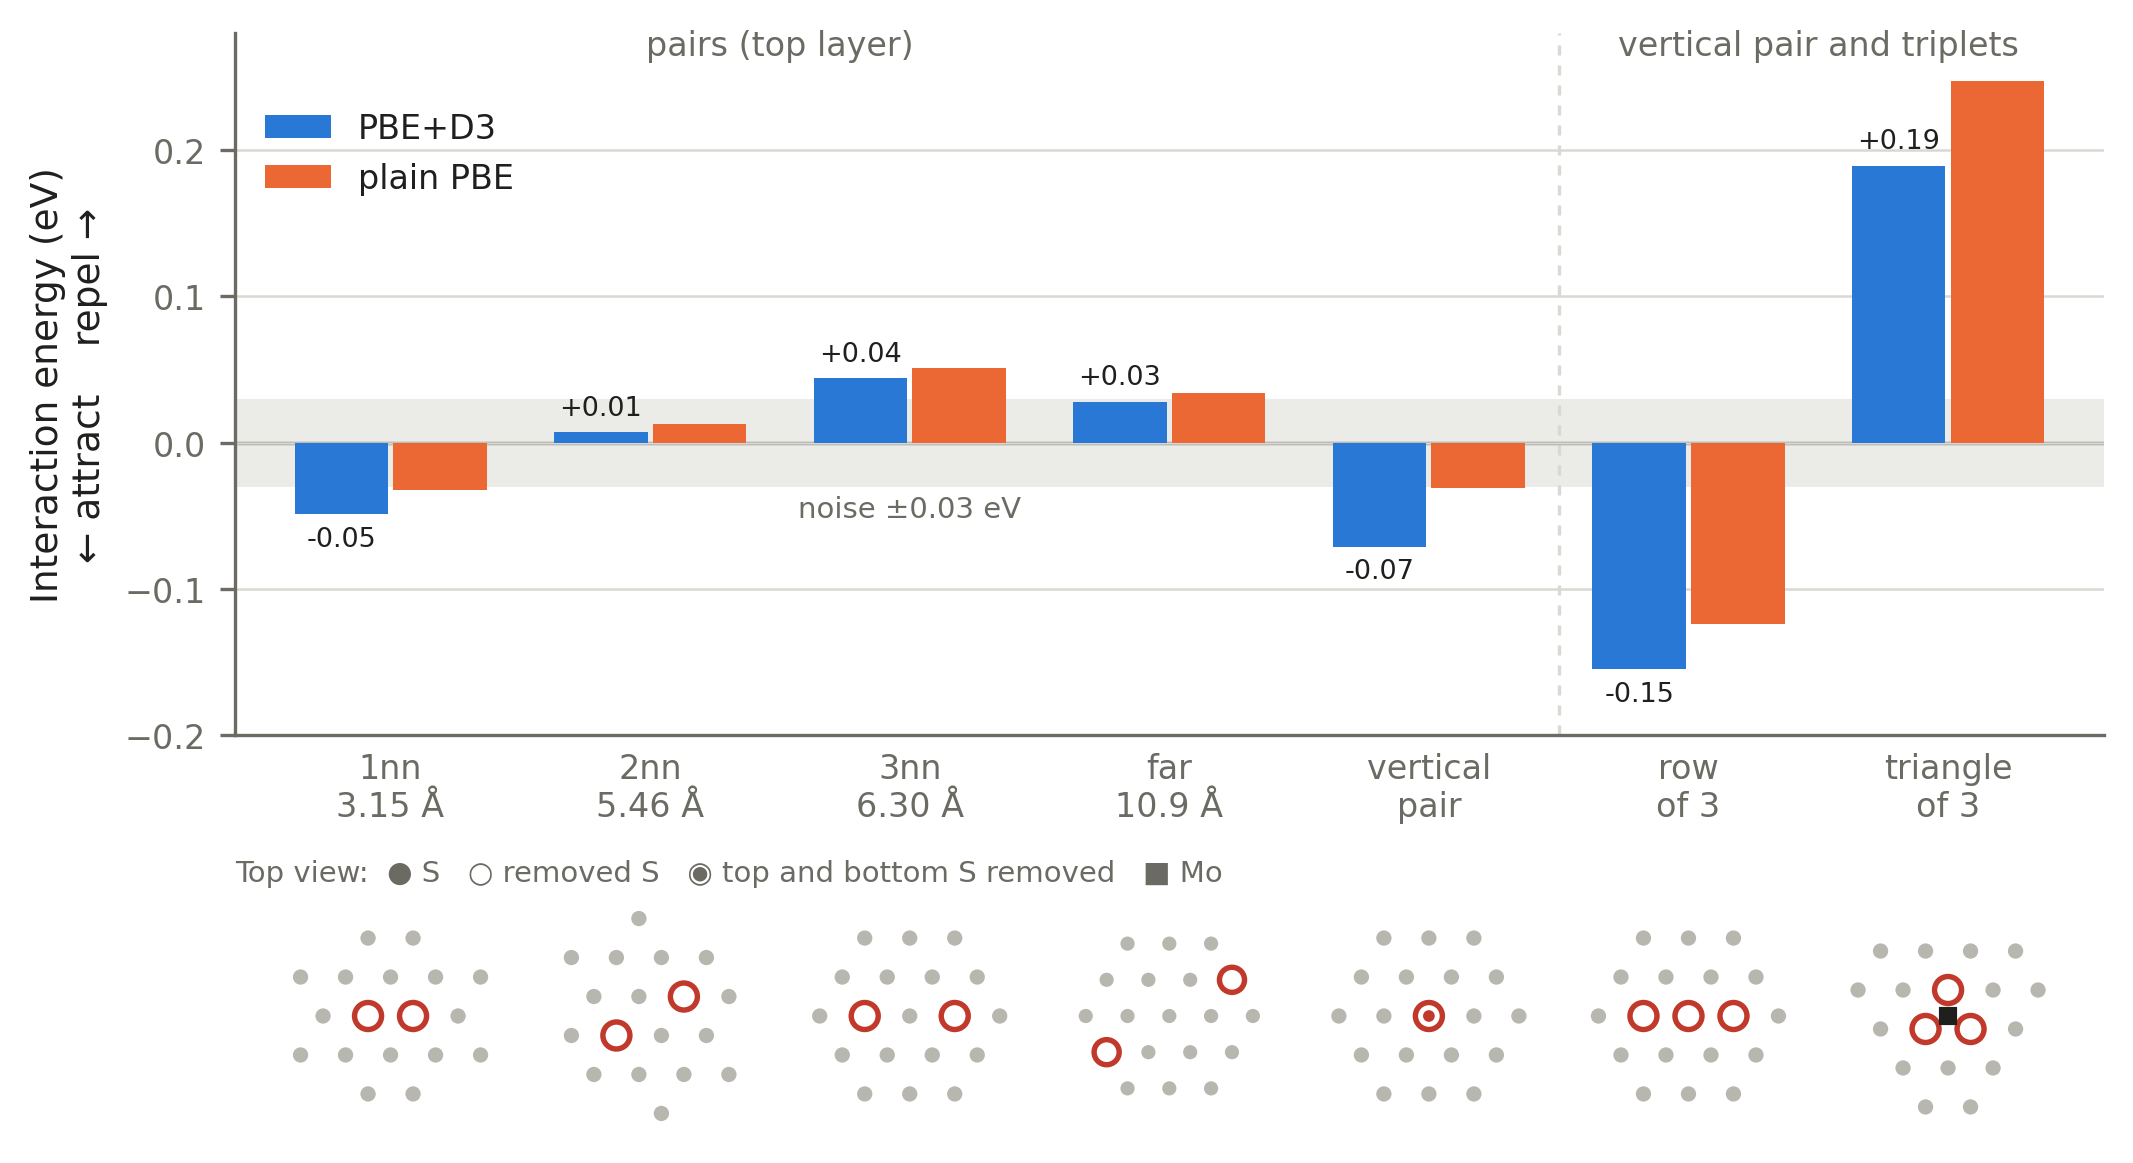

Here is the Python script that generated this plot:
"""Step 04 figure: vacancy interaction energy per structure, with a top-view sketch under each bar.
Run:  python3 assets/fig_step04_vacancy_interaction.py   (writes assets/fig_step04_vacancy_interaction.png)"""
import math, os
import matplotlib.pyplot as plt
from matplotlib.patches import Circle
import plotstyle as ps
ps.apply()
HERE = os.path.dirname(os.path.abspath(__file__))

r3 = math.sqrt(3)
# (label, E_int PBE+D3, E_int plain PBE, vacancy offsets in units of a, vertical?, Mo marker)
DATA = [
    ("1nn\n3.15 Å",   -0.049, -0.032, [(0, 0), (1, 0)],              False, None),
    ("2nn\n5.46 Å",   +0.007, +0.013, [(0, 0), (1.5, r3 / 2)],       False, None),
    ("3nn\n6.30 Å",   +0.044, +0.051, [(0, 0), (2, 0)],              False, None),
    ("far\n10.9 Å",   +0.028, +0.034, [(0, 0), (3, r3)],             False, None),
    ("vertical\npair", -0.071, -0.031, [(0, 0)],                     True,  None),
    ("row\nof 3",     -0.155, -0.124, [(0, 0), (1, 0), (2, 0)],      False, None),
    ("triangle\nof 3", +0.189, +0.247, [(0, 0), (1, 0), (0.5, r3 / 2)], False, (0.5, r3 / 6)),
]
NOISE = 0.03

fig = plt.figure(figsize=(7.0, 3.9))
ax = fig.add_axes([0.09, 0.36, 0.89, 0.60])
n = len(DATA); w = 0.36
ax.axhspan(-NOISE, NOISE, color=ps.GRID, alpha=0.5, lw=0, zorder=0)
ax.text(2.0, -NOISE - 0.006, "noise ±0.03 eV", ha="center", va="top", fontsize=7, color=ps.MUTED)
ax.axhline(0, color=ps.MUTED, lw=0.8, zorder=1)
for i, (_, d3, pbe, *_r) in enumerate(DATA):
    ax.bar(i - w / 2 - 0.01, d3, w, color=ps.D3, zorder=2, label="PBE+D3" if i == 0 else None)
    ax.bar(i + w / 2 + 0.01, pbe, w, color=ps.PBE, zorder=2, label="plain PBE" if i == 0 else None)
    ax.text(i - w / 2 - 0.01, d3 + (0.008 if d3 >= 0 else -0.008), "%+.2f" % d3, ha="center",
            va="bottom" if d3 >= 0 else "top", fontsize=6.5, color=ps.INK)
ax.set_xlim(-0.6, n - 0.4); ax.set_ylim(-0.20, 0.28)
ax.set_xticks(range(n)); ax.set_xticklabels([d[0] for d in DATA])
ax.tick_params(axis="x", length=0, pad=4)
ax.set_ylabel("Interaction energy (eV)\n← attract    repel →")
ax.axvline(4.5, color=ps.GRID, lw=0.8, ls=(0, (3, 3)), zorder=0)
ax.text(1.5, 0.265, "pairs (top layer)", ha="center", fontsize=8, color=ps.MUTED)
ax.text(5.5, 0.265, "vertical pair and triplets", ha="center", fontsize=8, color=ps.MUTED)
ax.legend(loc="upper left", frameon=False, bbox_to_anchor=(0.0, 0.93))

# top-view sketches: top-layer S lattice (grey dots), removed S (open rings), Mo (black square)
x0, x1 = ax.get_position().x0, ax.get_position().x1
for i, (_, _, _, vac, vert, mo) in enumerate(DATA):
    xc = x0 + (x1 - x0) * (i + 0.6) / (n + 0.2)
    sx = fig.add_axes([xc - 0.058, 0.02, 0.116, 0.20]); sx.set_aspect("equal"); sx.axis("off")
    cx = sum(p[0] for p in vac) / len(vac); cy = sum(p[1] for p in vac) / len(vac)
    R = 2.2 if max(math.hypot(p[0] - cx, p[1] - cy) for p in vac) < 1.2 else 2.6
    if i == 3: R = 2.4
    for a in range(-8, 9):
        for b in range(-8, 9):
            x, y = a - 0.5 * b, b * r3 / 2
            if any(abs(x - p[0]) < 1e-6 and abs(y - p[1]) < 1e-6 for p in vac): continue
            if math.hypot(x - cx, y - cy) <= R: sx.add_patch(Circle((x, y), 0.17, color="#b8b7af", lw=0))
    for p in vac:
        sx.add_patch(Circle(p, 0.30, fill=False, ec="#c0392b", lw=1.3))
        if vert: sx.add_patch(Circle(p, 0.13, color="#c0392b", lw=0))
    if mo: sx.plot(*mo, marker="s", ms=3.5, color=ps.INK)
    sx.set_xlim(cx - R - 0.4, cx + R + 0.4); sx.set_ylim(cy - R - 0.4, cy + R + 0.4)
fig.text(0.09, 0.235, "Top view:  ● S   ○ removed S   ◉ top and bottom S removed   ■ Mo",
         fontsize=7, color=ps.MUTED)
out = os.path.join(HERE, "fig_step04_vacancy_interaction.png")
fig.savefig(out); print("wrote", out)
